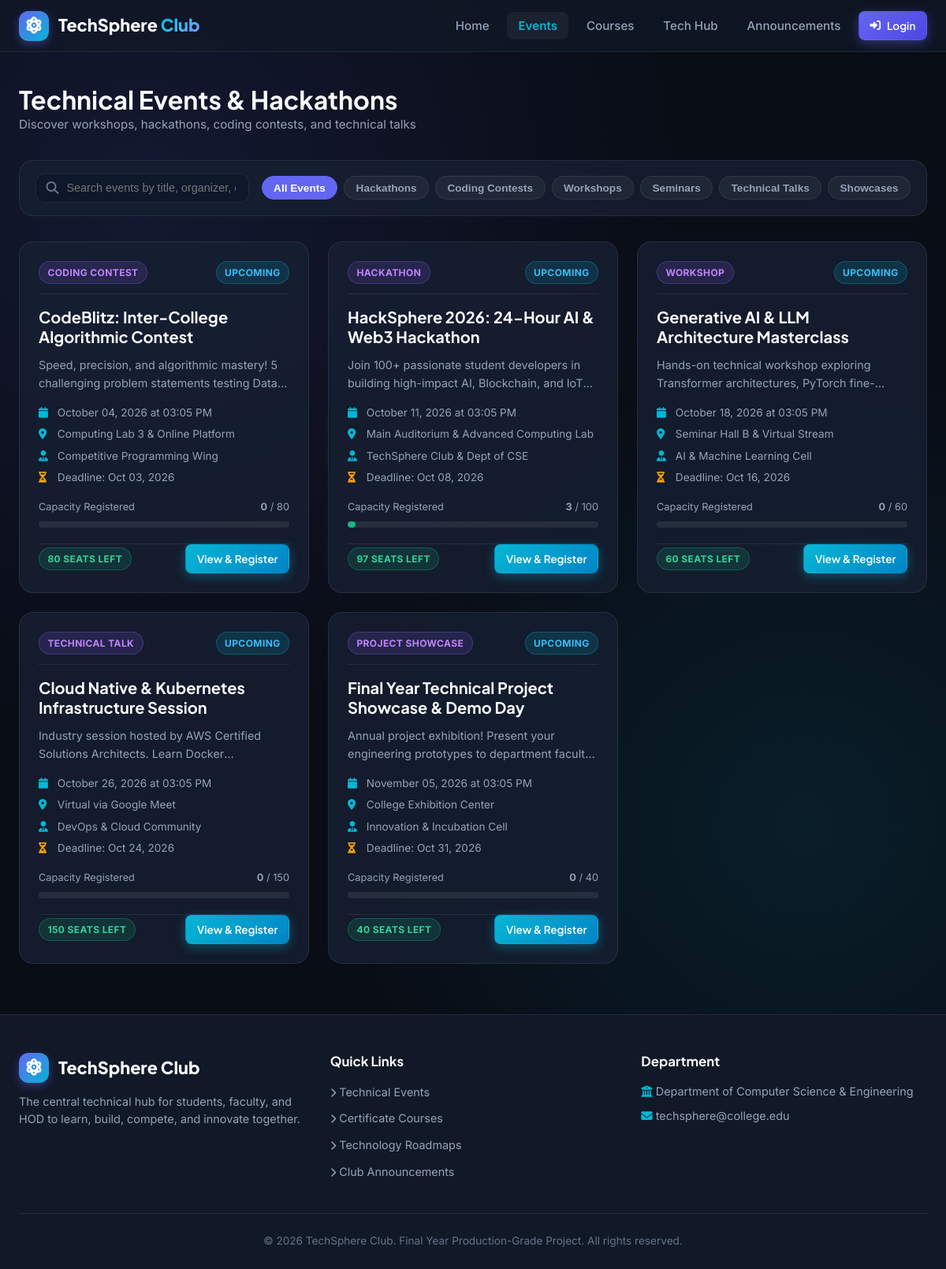
The app's page /events with its own data.
### models.py (models this page shows, shortened)
class Event(db.Model):
    __tablename__ = 'events'
    id = db.Column(db.Integer, primary_key=True)
    title = db.Column(db.String(150), nullable=False)
    event_type = db.Column(db.String(50), nullable=False) # Hackathon, Competition, Workshop, Seminar, Webinar, Project Showcase, Coding Contest, Technical Talk
    description = db.Column(db.Text, nullable=False)
    date = db.Column(db.DateTime, nullable=False)
    venue = db.Column(db.String(100), nullable=False)
    organizer = db.Column(db.String(100), nullable=False)
    registration_deadline = db.Column(db.DateTime, nullable=False)
    capacity = db.Column(db.Integer, nullable=False, default=50)
    registration_link = db.Column(db.String(255), nullable=True)
    status = db.Column(db.String(20), nullable=False, default='Upcoming') # Upcoming, Ongoing, Completed, Cancelled
    created_by_id = db.Column(db.Integer, db.ForeignKey('users.id'), nullable=True)
    created_at = db.Column(db.DateTime, default=datetime.utcnow)
    registrations = db.relationship('Registration', backref='event', cascade='all, delete-orphan', lazy=True)
    @property
    def registered_count(self):
        return len(self.registrations)
    @property
    def seats_left(self):
        left = self.capacity - self.registered_count
        return left if left >= 0 else 0
    @property
    def capacity_percentage(self):
        if self.capacity <= 0:
            return 100
        pct = (self.registered_count / self.capacity) * 100
        return min(round(pct, 1), 100)
    @property
    def is_full(self):
        return self.registered_count >= self.capacity

### app.py (the view)
@app.route('/events')
def events():
    all_events = Event.query.order_by(Event.date.asc()).all()
    return render_template('events/index.html', events=all_events)

### templates/events/index.html (shortened to what this page needs)
{% extends 'base.html' %}
{% block content %}
<div style="display: flex; justify-content: space-between; align-items: center; margin-bottom: 2rem; flex-wrap: wrap; gap: 1rem;">
    <div>
        <h1 style="font-size: 2rem;">Technical Events & Hackathons</h1>
        <p style="color: var(--text-muted); font-size: 0.95rem;">Discover workshops, hackathons, coding contests, and technical talks</p>
    </div>
</div>
<div class="filter-bar">
    <div class="search-box">
        <i class="fa-solid fa-magnifying-glass search-icon"></i>
        <input type="text" id="searchInput" class="search-input" placeholder="Search events by title, organizer, or venue...">
    </div>
    <div class="filter-pills">
        <button type="button" class="filter-pill active" data-filter="all">All Events</button>
        <button type="button" class="filter-pill" data-filter="Hackathon">Hackathons</button>
        <button type="button" class="filter-pill" data-filter="Coding Contest">Coding Contests</button>
        <button type="button" class="filter-pill" data-filter="Workshop">Workshops</button>
        <button type="button" class="filter-pill" data-filter="Seminar">Seminars</button>
        <button type="button" class="filter-pill" data-filter="Technical Talk">Technical Talks</button>
        <button type="button" class="filter-pill" data-filter="Project Showcase">Showcases</button>
    </div>
</div>
<div style="display: grid; grid-template-columns: repeat(auto-fit, minmax(320px, 1fr)); gap: 1.5rem;">
    {% for event in events %}
        <div class="card" data-category="{{ event.event_type }}" data-searchable="{{ event.title }} {{ event.event_type }} {{ event.organizer }} {{ event.venue }} {{ event.description }}">
            <div class="card-header">
                <span class="badge badge-purple">{{ event.event_type }}</span>
                <span class="badge {% if event.status == 'Upcoming' %}badge-cyan{% elif event.status == 'Ongoing' %}badge-emerald{% else %}badge-amber{% endif %}">
                    {{ event.status }}
                </span>
            </div>
            <h3 style="font-size: 1.25rem; margin-bottom: 0.75rem;">{{ event.title }}</h3>
            <p style="color: var(--text-muted); font-size: 0.9rem; margin-bottom: 1rem; display: -webkit-box; -webkit-line-clamp: 2; -webkit-box-orient: vertical; overflow: hidden;">
                {{ event.description }}
            </p>
            <div style="margin-bottom: 1rem; font-size: 0.85rem; color: var(--text-muted); display: flex; flex-direction: column; gap: 0.35rem;">
                <div><i class="fa-solid fa-calendar" style="color: var(--cyan); width: 20px;"></i> {{ event.date.strftime('%B %d, %Y at %I:%M %p') }}</div>
                <div><i class="fa-solid fa-location-dot" style="color: var(--cyan); width: 20px;"></i> {{ event.venue }}</div>
                <div><i class="fa-solid fa-user-tie" style="color: var(--cyan); width: 20px;"></i> {{ event.organizer }}</div>
                <div><i class="fa-solid fa-hourglass-half" style="color: var(--amber); width: 20px;"></i> Deadline: {{ event.registration_deadline.strftime('%b %d, %Y') }}</div>
            </div>
            <div style="margin-bottom: 1.25rem;">
                <div style="display: flex; justify-content: space-between; font-size: 0.8rem; color: var(--text-muted);">
                    <span>Capacity Registered</span>
                    <span><strong>{{ event.registered_count }}</strong> / {{ event.capacity }}</span>
                </div>
                <div class="progress-bar-bg">
                    <div class="progress-bar-fill" style="width: {{ event.capacity_percentage }}%; background: {% if event.is_full %}var(--rose){% elif event.capacity_percentage > 80 %}var(--amber){% else %}var(--emerald){% endif %};"></div>
                </div>
            </div>
            <div style="display: flex; justify-content: space-between; align-items: center; pt-3; border-top: 1px solid var(--border-subtle);">
                <span class="badge {% if event.is_full %}badge-rose{% else %}badge-emerald{% endif %}">
                    {% if event.is_full %}Sold Out{% else %}{{ event.seats_left }} Seats Left{% endif %}
                </span>
                <div style="display: flex; gap: 0.5rem;">
                    <a href="{{ url_for('event_detail', event_id=event.id) }}" class="btn btn-cyan btn-sm">
                        View & Register
                    </a>
                </div>
            </div>
        </div>
    {% endfor %}
</div>
{% endblock %}

### records on screen
Event: event_type "CODING CONTEST", status "UPCOMING", title "CodeBlitz: Inter-College Algorithmic Contest", description "Speed, precision, and algorithmic mastery! 5 challenging problem statements testing…", date "October 04, 2026 at 03:05 PM", venue "Computing Lab 3 & Online Platform", organizer "Competitive Programming Wing", registration_deadline "Oct 03, 2026", registered_count "0", capacity "80", seats_left "80"
Event: event_type "HACKATHON", status "UPCOMING", title "HackSphere 2026: 24-Hour AI & Web3 Hackathon", description "Join 100+ passionate student developers in building high-impact AI, Blockchain, and…", date "October 11, 2026 at 03:05 PM", venue "Main Auditorium & Advanced Computing Lab", organizer "TechSphere Club & Dept of CSE", registration_deadline "Oct 08, 2026", registered_count "3", capacity "100", seats_left "97"
Event: event_type "WORKSHOP", status "UPCOMING", title "Generative AI & LLM Architecture Masterclass", description "Hands-on technical workshop exploring Transformer architectures,…", date "October 18, 2026 at 03:05 PM", venue "Seminar Hall B & Virtual Stream", organizer "AI & Machine Learning Cell", registration_deadline "Oct 16, 2026", registered_count "0", capacity "60", seats_left "60"
Event: event_type "TECHNICAL TALK", status "UPCOMING", title "Cloud Native & Kubernetes Infrastructure Session", description "Industry session hosted by AWS Certified Solutions Architects. Learn…", date "October 26, 2026 at 03:05 PM", venue "Virtual via Google Meet", organizer "DevOps & Cloud Community", registration_deadline "Oct 24, 2026", registered_count "0", capacity "150", seats_left "150"
Event: event_type "PROJECT SHOWCASE", status "UPCOMING", title "Final Year Technical Project Showcase & Demo Day", description "Annual project exhibition! Present your engineering prototypes to department…", date "November 05, 2026 at 03:05 PM", venue "College Exhibition Center", organizer "Innovation & Incubation Cell", registration_deadline "Oct 31, 2026", registered_count "0", capacity "40", seats_left "40"
